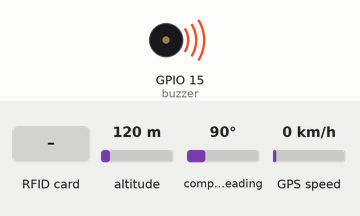
Bench run of a sketch on a simulated ESP32. Shown: buzzer (waves = sounding, pin HIGH). The test bench sets the inputs (shaded band); at power-on: altitude 120 m, compass heading 90°, GPS speed 0 km/h. WiFi joins after 1.5 s; servers stay silent unless stated; the local clock reads 2024-03-15 10:24:30 at power-on unless the sketch sets it; the GPS gets a fix after 3 s at 37.7749, -122.4194 with 8 satellites; what the sketch prints to the serial monitor is not drawn.

Above: at 4.6 s.
At 6.4 s:
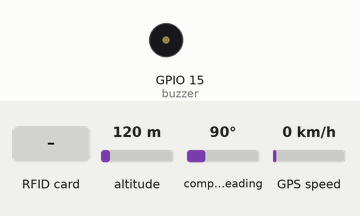
6.5 s: RFID card 12 34 56 78 held to the reader
At 7.4 s:
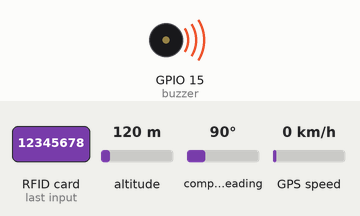
Timing chart, 0 to 14.9 s (numbered marks = the images above; inputs shaded):
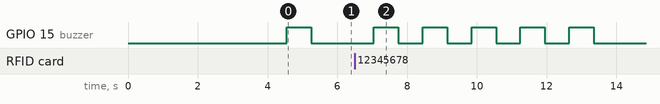

The sketch:

MPR_WORK_Hardware_Code.ino
```cpp
//GPs
#include <TinyGPS++.h>
#include <HardwareSerial.h> // Instead of SoftwareSerial
TinyGPSPlus gps;
HardwareSerial mygps(2); // Use HardwareSerial for ESP32, change pins accordingly (e.g., 16 for TX, 17 for RX)
//Time
#include "time.h"
const char* ntpServer = "pool.ntp.org";
const long  gmtOffset_sec = 0;
const int   daylightOffset_sec = 3600;
// Define variables to store time information
char timeWeekDay[10];
char month[10];
char dayOfMonth[3];
char year[5];
char hour[3];
char hour12[3];
char minute[3];
char second[3];

//Firebase
#include <FirebaseESP32.h>
#include  <WiFi.h>
FirebaseData firebaseData;
FirebaseJson json;

#include <MFRC522.h>

#define SS_PIN 5
#define RST_PIN 2
#define buzzer 15
MFRC522 rfid(SS_PIN, RST_PIN); // Instance of the class
#define FIREBASE_HOST "mpr-project-e9dd2-default-rtdb.firebaseio.com"
#define FIREBASE_AUTH "xcD09VQLeCjbVaCzPDdZSJrJoM96eVifj4RnBQHc"
#define WIFI_SSID       "mywifi"
#define WIFI_PASSWORD   "12345678"


void setup() {
  Serial.begin(9600);
  mygps.begin(9600, SERIAL_8N1, 21, 22); // Set baud rate and pins
  delay(3000);
  pinMode(buzzer,OUTPUT);
  digitalWrite(buzzer,LOW);
  SPI.begin(); // Init SPI bus
  rfid.PCD_Init(); // Init MFRC522
  Serial.println(F("RFID Card Reader Initialized"));
  // Connect to wifi.
    WiFi.begin(WIFI_SSID, WIFI_PASSWORD);
    Serial.print("Connecting");
    while (WiFi.status() != WL_CONNECTED) {
        Serial.print(".");
        delay(500);
    }
    Serial.println();
    Serial.print("Connected with IP: ");
    Serial.println(WiFi.localIP());

    Firebase.begin(FIREBASE_HOST, FIREBASE_AUTH);
      digitalWrite(buzzer,HIGH);
    delay(700);
    digitalWrite(buzzer,LOW);
    configTime(gmtOffset_sec, daylightOffset_sec, ntpServer);
    //  printLocalTime();

}

void loop() {


  while (mygps.available() > 0){
    gps.encode(mygps.read());
    if (gps.location.isUpdated()){
      Serial.print("Latitude= ");
      Serial.print(gps.location.lat(), 6);
      Serial.print(" Longitude= ");
      Serial.println(gps.location.lng(), 6);
       float lat = gps.location.lat();
       float lng = gps.location.lng();
    Firebase.setFloat(firebaseData, "/latitude", lat);
    Firebase.setFloat(firebaseData, "/longitude", lng);

  }
  }
  // Reset the loop if no new card present on the sensor/reader. This saves the entire process when idle.
  if (!rfid.PICC_IsNewCardPresent())
    return;

  // Verify if the NUID has been read
  if (!rfid.PICC_ReadCardSerial())
    return;

  Serial.println(F("RFID Tag Detected!"));

  // Print UID
  Serial.print(F("UID Size: "));
  Serial.print(rfid.uid.size);
  Serial.println(" bytes");
  Serial.print(F("UID Value: "));
  printHex(rfid.uid.uidByte, rfid.uid.size);
  Serial.println();

  // Convert UID to a string for comparison
  String uidString = byteArrayToHexString(rfid.uid.uidByte, rfid.uid.size);
  Serial.println(uidString);
 int uidInt = uidString.toInt();
Firebase.setInt(firebaseData, "/Car No", uidInt);

  // Check if the detected tag UID matches the target UID
  if (uidString == "531c7013") {
    digitalWrite(buzzer,HIGH);
    delay(700);
    digitalWrite(buzzer,LOW);
     Firebase.setString(firebaseData,"/Ware house status", "Authorized Vehicle");
      Firebase.setString(firebaseData,"/Company Name", "SKFood");
     Firebase.setString(firebaseData,"/Driver Name", "Abd");
      Firebase.setString(firebaseData,"/Driver Contact Number", "+447928289801");
       Firebase.setString(firebaseData,"/Firm  Contact Number", "+447928289801");
       printLocalTime();
  }
  if (uidString != "531c7013") {
    digitalWrite(buzzer,HIGH);
    delay(700);
    digitalWrite(buzzer,LOW);
    delay(700);
    digitalWrite(buzzer,HIGH);
    delay(700);
    digitalWrite(buzzer,LOW);
        delay(700);
    digitalWrite(buzzer,HIGH);
    delay(700);
    digitalWrite(buzzer,LOW);
        delay(700);
    digitalWrite(buzzer,HIGH);
    delay(700);
    digitalWrite(buzzer,LOW);
        delay(700);
    digitalWrite(buzzer,HIGH);
    delay(700);
    digitalWrite(buzzer,LOW);
        delay(700);
    Firebase.setString(firebaseData,"/Ware house status", "Unauthorized Vehicle");
    Firebase.setString(firebaseData,"/Company Name", "Unknown");
     Firebase.setString(firebaseData,"/Driver Name", "Unknown");
      Firebase.setString(firebaseData,"/Driver Contact Number", "UnKnown");
       Firebase.setString(firebaseData,"/Firm  Contact Number", "+92300987654321");
       printLocalTime();

  }

  // Halt PICC
  rfid.PICC_HaltA();

  // Stop encryption on PCD
  rfid.PCD_StopCrypto1();
  //Time


}

/**
 * Helper routine to dump a byte array as hex values to Serial.
 */
void printHex(byte *buffer, byte bufferSize) {
  for (byte i = 0; i < bufferSize; i++) {
    Serial.print(buffer[i] < 0x10 ? " 0" : " ");
    Serial.print(buffer[i], HEX);
  }
}

/**
 * Convert a byte array to a hexadecimal string.
 */
String byteArrayToHexString(byte *byteArray, byte arraySize) {
  String hexString = "";
  for (byte i = 0; i < arraySize; i++) {
    // Add leading zero if needed
    if (byteArray[i] < 0x10) {
      hexString += "0";
    }
    // Convert byte to hex string
    hexString += String(byteArray[i], HEX);
  }
  return hexString;
}
 void printLocalTime(){
  struct tm timeinfo;
  if(!getLocalTime(&timeinfo)){
    Serial.println("Failed to obtain time");
    return;
  }
  Serial.println(&timeinfo, "%A, %B %d %Y %H:%M:%S");

  // Store time information into variables
  strftime(timeWeekDay, 10, "%A", &timeinfo);
  strftime(month, 10, "%B", &timeinfo);
  strftime(dayOfMonth, 3, "%d", &timeinfo);
  strftime(year, 5, "%Y", &timeinfo);
  strftime(hour, 3, "%H", &timeinfo);
  strftime(hour12, 3, "%I", &timeinfo);
  strftime(minute, 3, "%M", &timeinfo);
  strftime(second, 3, "%S", &timeinfo);

  // Send day of the week and year to Firebase
//  Firebase.setString(firebaseData, "/Checking", "Wroking Firebase"); // Send day of the week to Firebase


  // Print other time information
  Serial.print("Day of week: ");
  Serial.println(timeWeekDay);
  Firebase.setString(firebaseData, "/Time/Day Of the Week", timeWeekDay); // Send year to Firebase
  Serial.print("Month: ");
  Serial.println(month);
  Firebase.setString(firebaseData, "/Time/Month", month); // Send year to Firebase
  Serial.print("Day of Month: ");
  Serial.println(dayOfMonth);
  Firebase.setString(firebaseData, "/Time/Day Of the Month", dayOfMonth); // Send year to Firebase
  Serial.print("Year: ");
  Serial.println(year);
    Firebase.setString(firebaseData, "/Time/Year", year); // Send year to Firebase
  Serial.print("Hour: ");
  Serial.println(hour);
  Firebase.setString(firebaseData, "/Time/Hours", hour); // Send year to Firebase
  Serial.print("Hour (12 hour format): ");
  Serial.println(hour12);
    Firebase.setString(firebaseData, "/Time/12 Hour", hour); // Send year to Firebase
  Serial.print("Minute: ");
  Serial.println(minute);
  Firebase.setString(firebaseData, "/Time/Minutes", minute); // Send year to Firebase
  Serial.print("Second: ");
  Serial.println(second);
    Firebase.setString(firebaseData, "/Time/Seconds", second); // Send year to Firebase
  Serial.println();
}
```

Measured:
- after the input at 6.5 s, GPIO 15 (buzzer): alternates HIGH for 0.70 s and LOW for 0.70 s, 10 changes in all, then stays LOW, starting after 0.55 s
